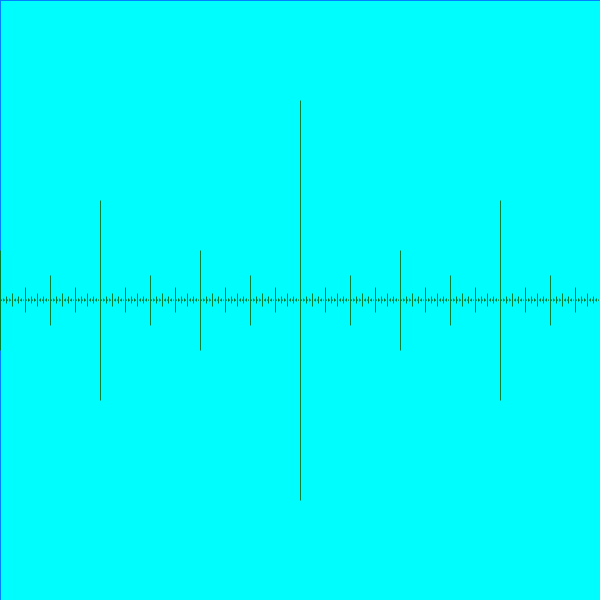
Frame 1 (no input)
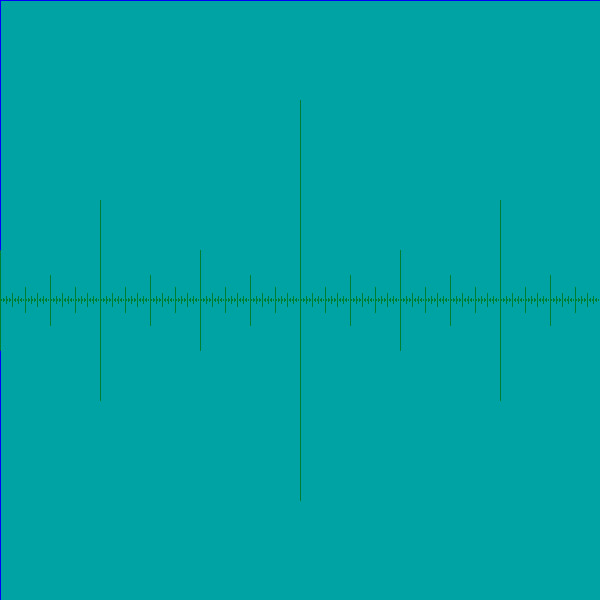
Frame 60 (the mouse pressed at the canvas centre just before this capture)
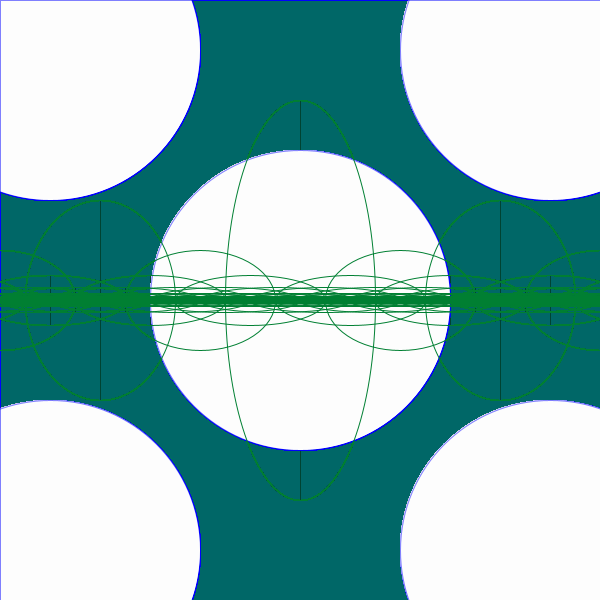
Frame 120 (the mouse held since frame 60 and released just before this capture)

The Processing sketch that drew these frames (run headless with seeded random() and noise(); from frame 60 on, the mouse is pressed at the canvas centre):

// Processing sketch: processing_142706
// ── processing_142706.pde

void setup() {
  size(600, 600);
   background(0, 255, 255);
 smooth();
 stroke(0,127,250,255);
 noFill();
  
}
  
void draw () {
  fill(mouseX, mouseX, mouseY, mouseY);
  stroke(0, 0, 255, 127);
  ellipse(300, 300, mouseX, mouseY);
  ellipse(50, 50, mouseX, mouseY);
  ellipse(50, 550, mouseX, mouseY);
  ellipse(550, 50, mouseX, mouseY);
  ellipse(550, 550, mouseX, mouseY);
 
  ellipse(300, 300, mouseY, mouseX);
  ellipse(50, 50, mouseY, mouseX);
  ellipse(50, 550, mouseY, mouseX);
  ellipse(550, 50, mouseY, mouseX);
  ellipse(550, 550, mouseY, mouseX);
  
 fill(0,2);
 rect(0,0, width, height);
 noFill();
 
 stroke(0, 127, 50);
 noFill();
 drawCircle(width/2,height/2, 400);
 }
 
 void drawCircle(float x, float y, float radius) {
   ellipse(x, y, mouseX/2, radius);
   if(radius > 2) {
     drawCircle(x + radius/2, y, radius/2);
     drawCircle(x - radius/2, y, radius/2);
   }
 
 
}
